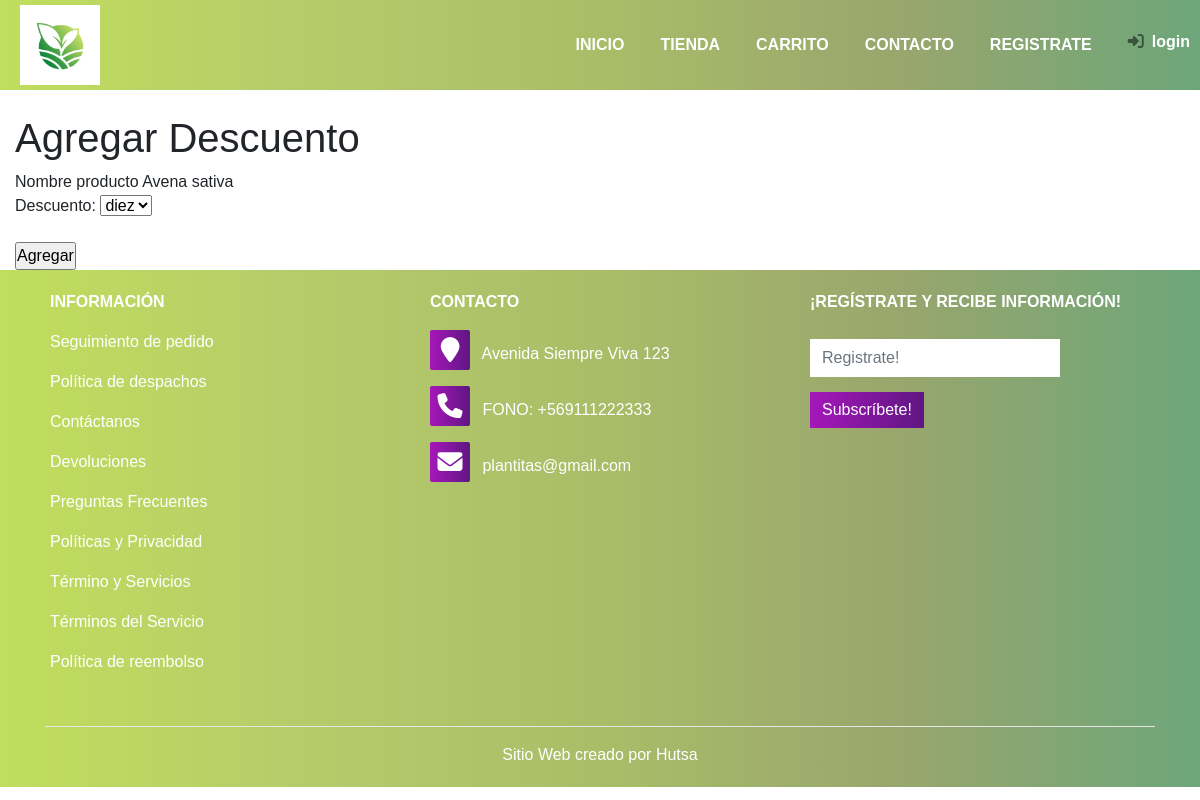
/agregar_descuento.html/1/, run on an earlier commit of the app's database.
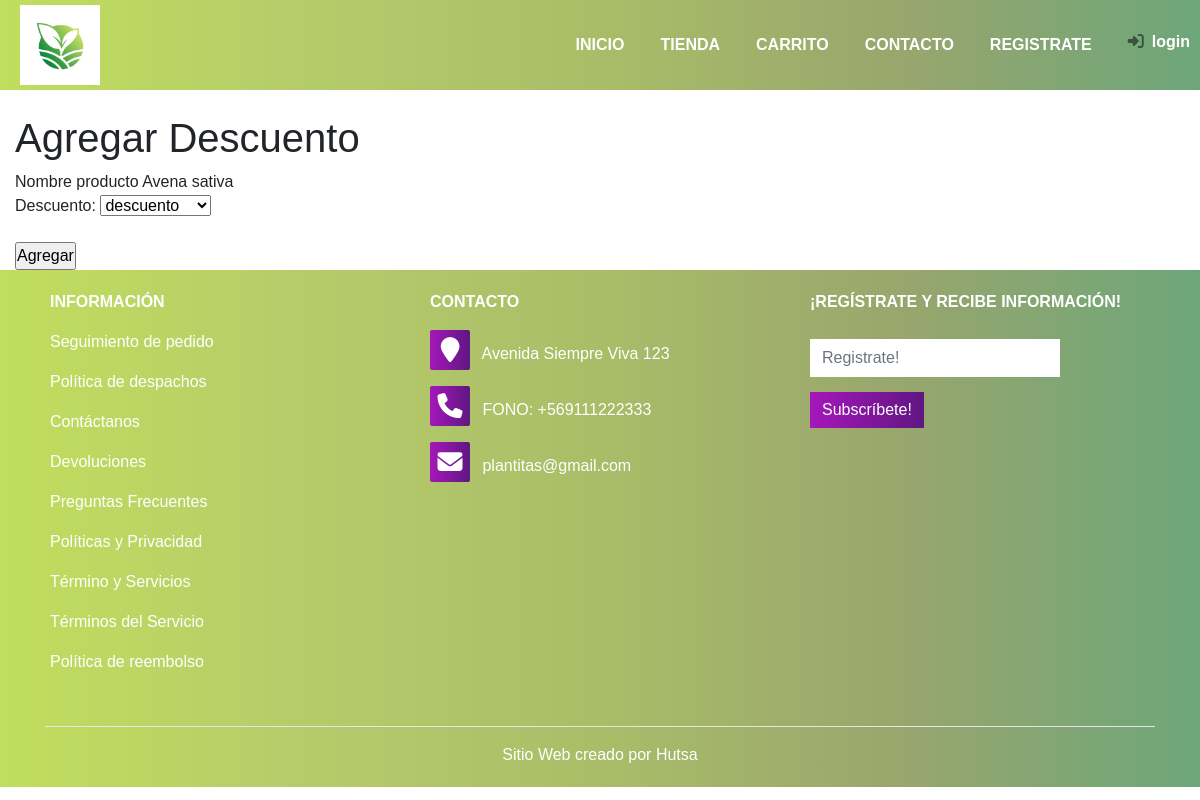
And on a later commit of the database.
### venta/models.py (models this page shows, shortened)
class Producto(models.Model):
        nombre_producto         = models.CharField(max_length=50,null=True)
        categoria               = models.ForeignKey(categoria, on_delete=models.CASCADE,null=True)
        descuento               = models.ForeignKey(descuento,default=0, on_delete=models.CASCADE,null=True)
        precio                  = models.IntegerField(default=0, null=True)
        subcategoria            = models.ForeignKey(subcategoria, on_delete=models.CASCADE,null=True)
        imgProducto             = models.ImageField(upload_to="imgproductos", null=True)

### venta/views.py (the view)
# urls.py: path('agregar_descuento.html/<id>/', agregar_descuento, name="agregar_descuento"),
@csrf_protect
def agregar_descuento(request, id):
    cart = Carrito(request)
    prod = Producto.objects.get(id = id)
    if request.method == 'POST':
        product = ProdDes(request.POST, instance = prod)
        if product.is_valid():
            prod = product.save(commit=False)
            prod.save()
            return redirect('tienda.html')
    else:
        cart = Carrito(request)
        product = ProdDes(instance= prod)
        return render(request, 'venta/producto_desc.html',{'product':product,'prod':prod})

### venta/forms.py
class ProdDes(forms.ModelForm):
    class Meta:
        model = Producto
        fields = ('descuento',)

### venta/context_processor.py (called while the page is built)
def cart_total_amount(request):
    total = 0
    FprecioC = 0
    if request.user.is_authenticated:
        for key, value in request.session['carrito'].items():
            total = total + (float(value['price']) * value['quantity'])
            FprecioC= int(total)
    return {'cart_total_amount': FprecioC}

### venta/models.py (called while the page is built)
        def __str__(self):
                return self.descuentostr

### venta/templates/venta/producto_desc.html (shortened to what this page needs)
{%extends 'venta/base.html'%}
{%load static%}
{% block content %}
<div class="container-fluid">
    <div class="EspaciadoContenido">
            <section class="Mod-camp">
                <br>
                <h1>Agregar Descuento</h1>
                Nombre producto {{prod.nombre_producto }}
                <div class="contenedor-camp">
                    <form method="POST" class="form-camp" enctype="multipart/form-data">{% csrf_token %}
                        {{ product.as_p }}
                        <input type="submit" class="btn-mod" value="Agregar">
                    </form>
                </div>
            </section>
        </div>
    </div>
{% endblock %}

What changed in the data, as far as the page shows it:
changed Producto "Avena sativa": descuento "diez" → "descuento"
